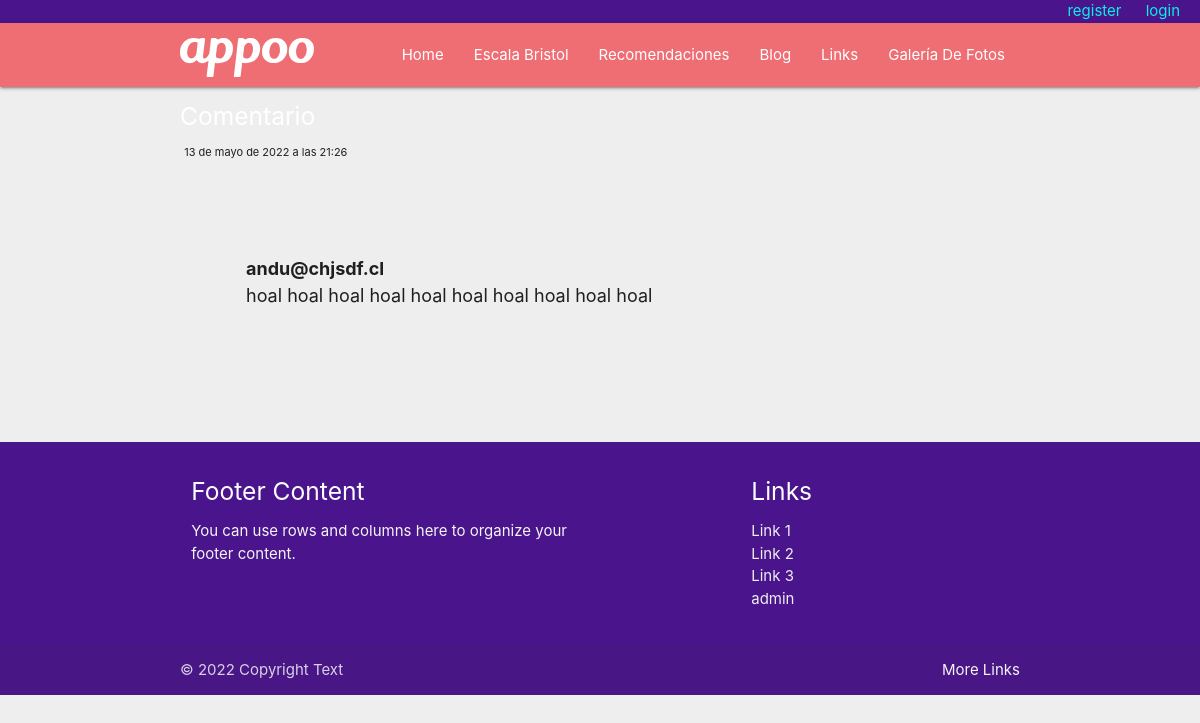
Page /messages/1/ on the committed database.
### web/models.py (models this page shows, shortened)
class Contact(models.Model):
  name = models.CharField(max_length=200)
  sender = models.EmailField()
  subject = models.CharField(max_length=200)
  message = models.TextField()
  cc_myself = models.BooleanField(default=False)
  sending_date = models.DateTimeField(blank=True, null=True)

### web/views.py (the view)
# urls.py: path('messages/<int:pk>/',views.message_detail, name='message_detail'),
def message_detail(request,pk):
    message = get_object_or_404(Contact, pk=pk)
    return render(request, 'web/message_detail.html', {'message': message})

### web/templates/web/message_detail.html (shortened to what this page needs)
{% extends 'base-main.html' %}
{% block content %}
    <div class="container-fluid py-5 wow fadeInUp" data-wow-delay="0.1s">
        <div class="container py-5">
            <div class="section-title text-center position-relative pb-3 mb-4 mx-auto" style="max-width: 600px;">
                <h5 class="fw-bold text-primary text-uppercase">Comentario</h5>
            </div>
            <div class="comment-container wall mx-auto">
                <div class="comment-outer">
                    <div class="comment">
                        {% if message.sending_date %}
                            <time id= "published" class="date" style="font-size: 11px;">
                                {{ message.sending_date }}
                            </time>
                        {% endif %}
                        <div class="comment-content" style="padding: 66px ;font-size: 18px;">
                            <br><b>{{ message.sender }}</b>
                            <br>{{ message.message|linebreaksbr }}
                        </div>
                    </div>
                </div>
            </div>
            <br>
            <div class="text-center position-relative pb-3 mb-4 mx-auto"   style= "padding-bottom: 44px;">
            </div>
        </div>
    </div>
{% endblock %}

### rows in the picture
Contact: sending_date "13 de mayo de 2022 a las 21:26", sender "andu@chjsdf.cl", message "hoal hoal hoal hoal hoal hoal hoal hoal hoal hoal"
